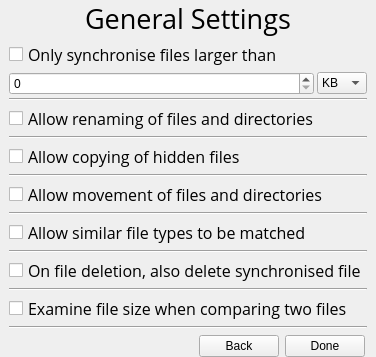
               <widget class="QWidget" name="page_6">
                <layout class="QVBoxLayout" name="verticalLayout_11">
                 <property name="spacing">
                  <number>3</number>
                 </property>
                 <property name="leftMargin">
                  <number>9</number>
                 </property>
                 <property name="topMargin">
                  <number>0</number>
                 </property>
                 <property name="rightMargin">
                  <number>9</number>
                 </property>
                 <property name="bottomMargin">
                  <number>0</number>
                 </property>
                 <item>
                  <widget class="QLabel" name="p4Title_2">
                   <property name="minimumSize">
                    <size>
                     <width>300</width>
                     <height>0</height>
                    </size>
                   </property>
                   <property name="font">
                    <font>
                     <family>Open Sans</family>
                     <pointsize>20</pointsize>
                    </font>
                   </property>
                   <property name="text">
                    <string>General Settings</string>
                   </property>
                   <property name="alignment">
                    <set>Qt::AlignCenter</set>
                   </property>
                  </widget>
                 </item>
                 <item>
                  <widget class="QCheckBox" name="sizeCheck">
                   <property name="font">
                    <font>
                     <family>Open Sans</family>
                     <pointsize>12</pointsize>
                    </font>
                   </property>
                   <property name="text">
                    <string>Only synchronise files larger than </string>
                   </property>
                  </widget>
                 </item>
                 <item>
                  <layout class="QHBoxLayout" name="horizontalLayout_14">
                   <item>
                    <widget class="QSpinBox" name="sizeSpinBox">
                     <property name="minimumSize">
                      <size>
                       <width>50</width>
                       <height>0</height>
                      </size>
                     </property>
                     <property name="maximum">
                      <number>999</number>
                     </property>
                    </widget>
                   </item>
                   <item>
                    <widget class="QComboBox" name="sizeComboBox">
                     <property name="minimumSize">
                      <size>
                       <width>50</width>
                       <height>0</height>
                      </size>
                     </property>
                     <property name="maximumSize">
                      <size>
                       <width>50</width>
                       <height>16777215</height>
                      </size>
                     </property>
                     <item>
                      <property name="text">
                       <string>KB</string>
                      </property>
                     </item>
                     <item>
                      <property name="text">
                       <string>MB</string>
                      </property>
                     </item>
                     <item>
                      <property name="text">
                       <string>GB</string>
                      </property>
                     </item>
                    </widget>
                   </item>
                  </layout>
                 </item>
                 <item>
                  <widget class="Line" name="line_12">
                   <property name="orientation">
                    <enum>Qt::Horizontal</enum>
                   </property>
                  </widget>
                 </item>
                 <item>
                  <widget class="QCheckBox" name="allowRenameCheck">
                   <property name="font">
                    <font>
                     <family>Open Sans</family>
                     <pointsize>12</pointsize>
                    </font>
                   </property>
                   <property name="text">
                    <string>Allow renaming of files and directories</string>
                   </property>
                  </widget>
                 </item>
                 <item>
                  <widget class="Line" name="line_18">
                   <property name="orientation">
                    <enum>Qt::Horizontal</enum>
                   </property>
                  </widget>
                 </item>
                 <item>
                  <widget class="QCheckBox" name="allowHidden">
                   <property name="font">
                    <font>
                     <family>Open Sans</family>
                     <pointsize>12</pointsize>
                    </font>
                   </property>
                   <property name="text">
                    <string>Allow copying of hidden files</string>
                   </property>
                  </widget>
                 </item>
                 <item>
                  <widget class="Line" name="line_23">
                   <property name="orientation">
                    <enum>Qt::Horizontal</enum>
                   </property>
                  </widget>
                 </item>
                 <item>
                  <widget class="QCheckBox" name="allowMoveCheck">
                   <property name="font">
                    <font>
                     <family>Open Sans</family>
                     <pointsize>12</pointsize>
                    </font>
                   </property>
                   <property name="text">
                    <string>Allow movement of files and directories</string>
                   </property>
                  </widget>
                 </item>
                 <item>
                  <widget class="Line" name="line_28">
                   <property name="minimumSize">
                    <size>
                     <width>0</width>
                     <height>0</height>
                    </size>
                   </property>
                   <property name="orientation">
                    <enum>Qt::Horizontal</enum>
                   </property>
                  </widget>
                 </item>
                 <item>
                  <widget class="QCheckBox" name="allowSimilar">
                   <property name="font">
                    <font>
                     <family>Open Sans</family>
                     <pointsize>12</pointsize>
                    </font>
                   </property>
                   <property name="text">
                    <string>Allow similar file types to be matched</string>
                   </property>
                  </widget>
                 </item>
                 <item>
                  <widget class="Line" name="line_19">
                   <property name="minimumSize">
                    <size>
                     <width>0</width>
                     <height>0</height>
                    </size>
                   </property>
                   <property name="orientation">
                    <enum>Qt::Horizontal</enum>
                   </property>
                  </widget>
                 </item>
                 <item>
                  <widget class="QCheckBox" name="allowDeletionCheck">
                   <property name="font">
                    <font>
                     <family>Open Sans</family>
                     <pointsize>12</pointsize>
                    </font>
                   </property>
                   <property name="text">
                    <string>On file deletion, also delete synchronised file</string>
                   </property>
                  </widget>
                 </item>
                 <item>
                  <widget class="Line" name="line_20">
                   <property name="orientation">
                    <enum>Qt::Horizontal</enum>
                   </property>
                  </widget>
                 </item>
                 <item>
                  <widget class="QCheckBox" name="useFileSizeCheck">
                   <property name="font">
                    <font>
                     <family>Open Sans</family>
                     <pointsize>12</pointsize>
                    </font>
                   </property>
                   <property name="text">
                    <string>Examine file size when comparing two files</string>
                   </property>
                  </widget>
                 </item>
                 <item>
                  <widget class="Line" name="line_22">
                   <property name="orientation">
                    <enum>Qt::Horizontal</enum>
                   </property>
                  </widget>
                 </item>
                 <item>
                  <layout class="QHBoxLayout" name="p1horz1_5">
                   <property name="spacing">
                    <number>6</number>
                   </property>
                   <property name="sizeConstraint">
                    <enum>QLayout::SetDefaultConstraint</enum>
                   </property>
                   <property name="topMargin">
                    <number>3</number>
                   </property>
                   <property name="rightMargin">
                    <number>2</number>
                   </property>
                   <item>
                    <spacer name="horizontalSpacer_34">
                     <property name="orientation">
                      <enum>Qt::Horizontal</enum>
                     </property>
                     <property name="sizeHint" stdset="0">
                      <size>
                       <width>40</width>
                       <height>20</height>
                      </size>
                     </property>
                    </spacer>
                   </item>
                   <item>
                    <widget class="QPushButton" name="p6Back">
                     <property name="text">
                      <string>Back</string>
                     </property>
                    </widget>
                   </item>
                   <item>
                    <widget class="QPushButton" name="p6Done">
                     <property name="minimumSize">
                      <size>
                       <width>0</width>
                       <height>0</height>
                      </size>
                     </property>
                     <property name="text">
                      <string>Done</string>
                     </property>
                    </widget>
                   </item>
                  </layout>
                 </item>
                </layout>
               </widget>
